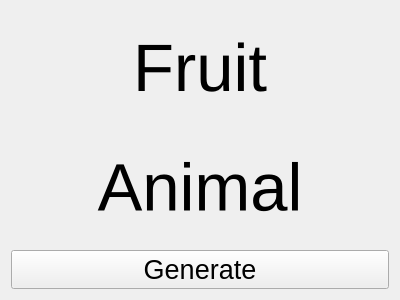
<?xml version="1.0" encoding="UTF-8"?>
<ui version="4.0">
 <class>GeneratorWidget</class>
 <widget class="QWidget" name="GeneratorWidget">
  <property name="geometry">
   <rect>
    <x>0</x>
    <y>0</y>
    <width>400</width>
    <height>300</height>
   </rect>
  </property>
  <property name="windowTitle">
   <string>Generate</string>
  </property>
  <layout class="QVBoxLayout" name="verticalLayout">
   <item>
    <widget class="QLabel" name="fruit_label">
     <property name="font">
      <font>
       <pointsize>50</pointsize>
      </font>
     </property>
     <property name="text">
      <string>Fruit</string>
     </property>
     <property name="alignment">
      <set>Qt::AlignCenter</set>
     </property>
    </widget>
   </item>
   <item>
    <widget class="QLabel" name="animal_label">
     <property name="font">
      <font>
       <pointsize>50</pointsize>
      </font>
     </property>
     <property name="text">
      <string>Animal</string>
     </property>
     <property name="alignment">
      <set>Qt::AlignCenter</set>
     </property>
    </widget>
   </item>
   <item>
    <widget class="QPushButton" name="generate_button">
     <property name="font">
      <font>
       <pointsize>20</pointsize>
      </font>
     </property>
     <property name="text">
      <string>Generate</string>
     </property>
    </widget>
   </item>
  </layout>
 </widget>
 <resources/>
 <connections/>
</ui>
